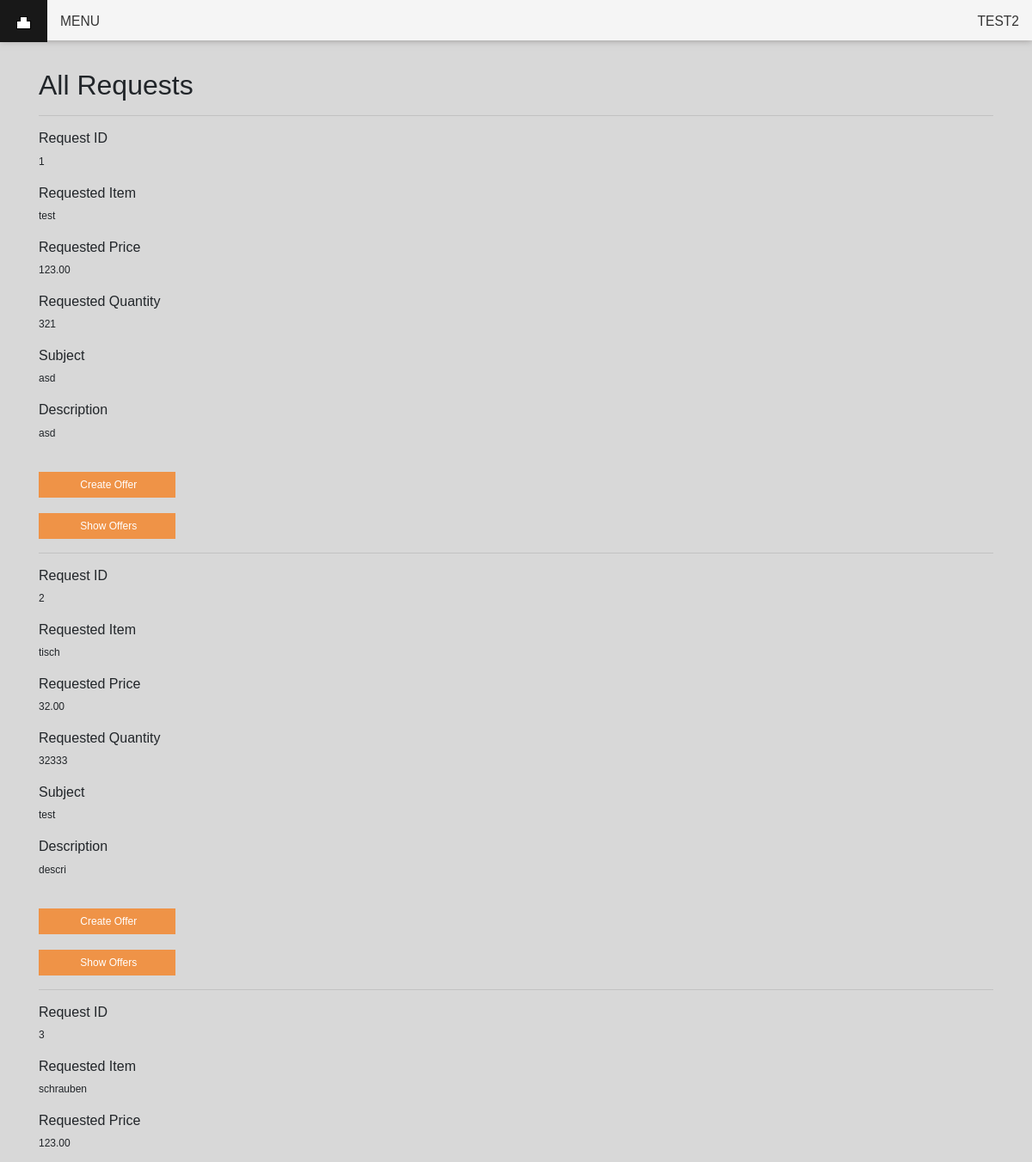
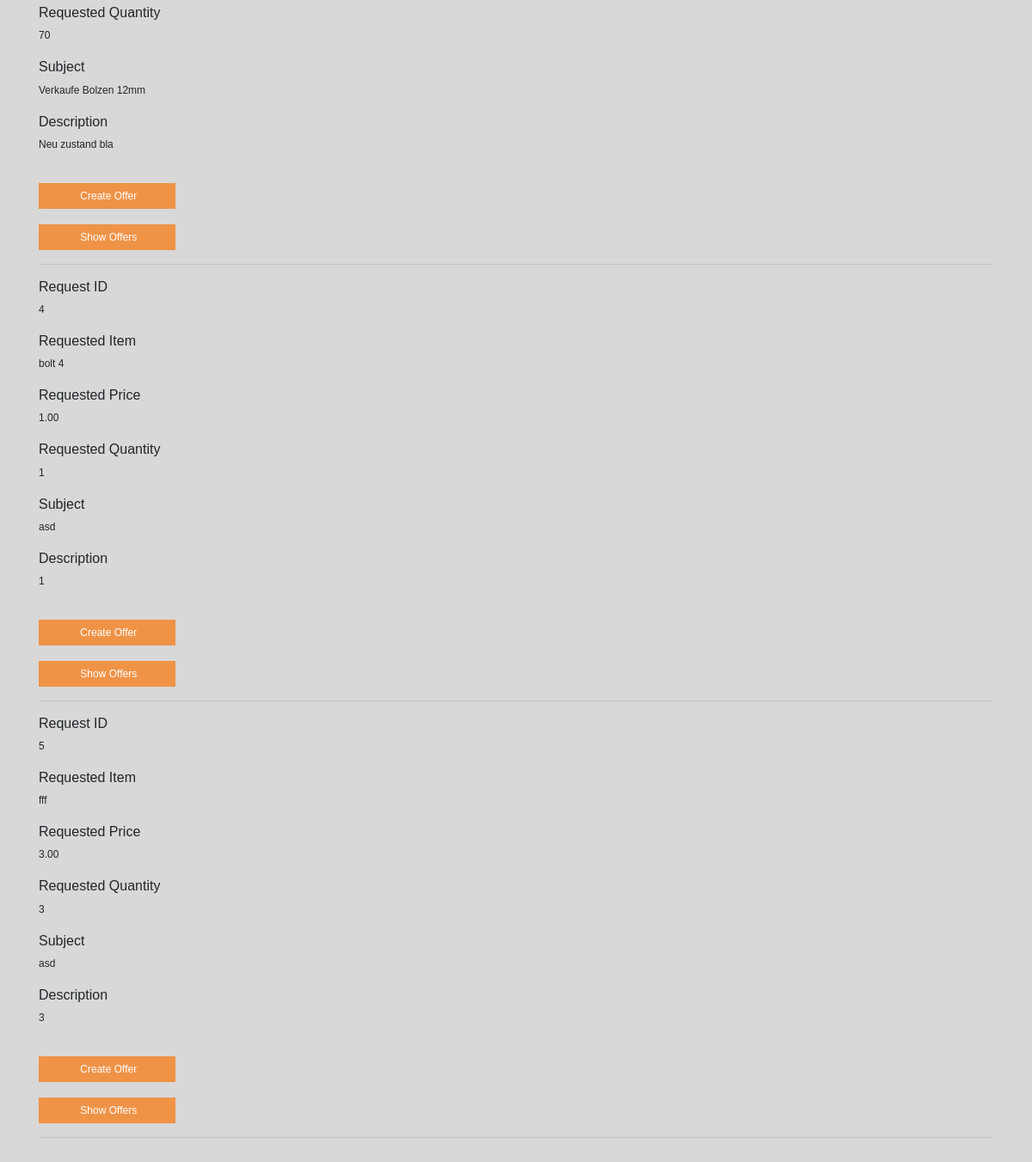
The page /all_requests.php (signed in) on the database its author committed (2 pictures, top to bottom).
### tables this page shows
CREATE TABLE `customer` (
  `id` int(11) NOT NULL,
  `username` varchar(50) NOT NULL,
  `Name` varchar(50) NOT NULL,
  `Surname` varchar(50) NOT NULL,
  `Mail` varchar(50) NOT NULL,
  `Pass` varchar(255) NOT NULL
);

CREATE TABLE `requests` (
  `id` int(11) NOT NULL,
  `c_id` int(11) NOT NULL,
  `Item` varchar(50) NOT NULL,
  `subject` varchar(50) NOT NULL,
  `descr` varchar(255) NOT NULL,
  `timestamp` timestamp NOT NULL DEFAULT CURRENT_TIMESTAMP ON UPDATE CURRENT_TIMESTAMP,
  `price` decimal(20,2) NOT NULL,
  `quantity` int(11) NOT NULL,
  `status` enum('Open','Closed') NOT NULL
);

### func.php (called while the page is built, shortened)
<?php
class USER
{
	private $conn;
	public function __construct()
	{
		$database = new Database();
		$db = $database->dbConnection();
		$this->conn = $db;
    }
	public function runQuery($sql)
	{
		$stmt = $this->conn->prepare($sql);
		return $stmt;
	}
}
?>

### all_requests.php (the view, shortened to what this page needs)
<?php
	require_once("func.php");
	$auth_user = new USER();
	$user_req = new USER();
	$user_id = $_SESSION['user_session'];
	$stmt = $auth_user->runQuery("SELECT * FROM customer WHERE id=:id");
	$stmt->execute(array(":id"=>$user_id));
    $userRow=$stmt->fetch(PDO::FETCH_ASSOC);
?>
<!DOCTYPE html>
<html>
<head>
    <link rel="stylesheet" href="https://maxcdn.bootstrapcdn.com/bootstrap/4.0.0-beta.2/css/bootstrap.min.css">
    <link rel="stylesheet" type="text/css" href="css/default.css" />
</head>
<body>
    <nav>
        <ul id="nav">
            <li class="home"><a href="home.php"><img src="img/home.png"></a></li>
            <li><a href="#s1">Menu</a>
            </li>
            <li class="login"><a href="#6"><?php print($userRow['username']); ?></a>
            </li>
        </ul>
    </nav>
    <div class="signin-form">
	<div class="container">
        <h2 class="form-signin-heading">All Requests</h2><hr />
        <?php
            $stmt = $user_req->runQuery("SELECT * FROM requests");
            $stmt->execute();
            while($userReq=$stmt->fetch(PDO::FETCH_ASSOC)){
                ?><h6> Request ID </h6><?php echo($userReq['id']);  ?> <br /><br />
                <h6> Requested Item </h6><?php echo($userReq['Item']);  ?> <br /><br />
                <h6> Requested Price </h6><?php echo($userReq['price']);  ?> <br /><br />
                <h6> Requested Quantity </h6><?php echo($userReq['quantity']);  ?> <br /><br />
                <h6> Subject </h6><?php echo($userReq['subject']);  ?> <br /><br />
                <h6> Description </h6><?php echo($userReq['descr']);  ?>
                <br />
                <form action="offer.php" method="post" class="form-signin">
                <input type="hidden" class="form-control" name="offer_id" value="<?php echo htmlspecialchars($userReq['id']); ?>"/> <br />
                <input type="hidden" class="form-control" name="offer_item" value="<?php echo htmlspecialchars($userReq['Item']); ?>"/> <br />
                <button type="Search" name="btn-offer">
                    <i class="glyphicon glyphicon-open-file"></i>&nbsp;Create Offer
                </button>
                </form>
                <form action="all_offers.php" method="post" class="form-signin">
                <input type="hidden" class="form-control" name="offer_id" value="<?php echo htmlspecialchars($userReq['id']); ?>"/> <br />
                <button type="Search" name="btn-show">
                    <i class="glyphicon glyphicon-open-file"></i>&nbsp;Show Offers
                </button>
                </form>
                <hr />
                <?php
            }
                ?>
            <br />
    </div>
    </div>
</body>
</html>

### css/default.css (style rules this page uses)
body { font-size: 0.75em; font-family: Helvetica, Arial, Geneva, sans-serif; background-color: #d8d8d8; }
html { height: 100%; }
nav { margin-left: -1%; margin-right: auto; margin-top: auto; width: 100%; }
div.container { height: auto; padding-top: 80px; }
#nav, #nav ul { list-style: none outside none; margin: 0; padding: 0; }
#nav { background-color: #F5F5F5; box-shadow:0 0 .5rem rgba(83,78,76,.5); float: left; margin-left: 1%; margin-right: 1%; position: relative; width: 100%; }
#nav > li { border-bottom: 3px solid transparent; float: left; margin-bottom: -5px; text-align: left; -moz-transition: all 300ms ease-in-out 0s; -ms-transition: all 300ms ease-in-out 0s; -o-transition: all 300ms ease-in-out 0s; -webkit-transition: all 300ms ease-in-out 0s; transition: all 300ms ease-in-out 0s; }
#nav li a { display: block; text-decoration: none; -moz-transition: color 450ms ease-in-out 0s, background-color 450ms ease-in-out 0s; -ms-transition: color 450ms ease-in-out 0s, background-color 450ms ease-in-out 0s; -o-transition: color 450ms ease-in-out 0s, background-color 450ms ease-in-out 0s; -webkit-transition: color 450ms ease-in-out 0s, background-color 450ms ease-in-out 0s; transition: color 450ms ease-in-out 0s, background-color 450ms ease-in-out 0s; white-space: normal; }
#nav > li > a { color: #333333; display: block; font-size: 1.3em; line-height: 49px; padding: 0 15px; text-transform: uppercase; }
#nav li.home > a { background-color: #181818; color: #FFFFFF; }
#nav li.login { border-bottom: 3px solid transparent; float: right; margin-bottom: -5px; text-align: right; -moz-transition: all 300ms ease-in-out 0s; -ms-transition: all 300ms ease-in-out 0s; -o-transition: all 300ms ease-in-out 0s; -webkit-transition: all 300ms ease-in-out 0s; transition: all 300ms ease-in-out 0s; }
button { background-color: rgba(248, 125, 24, 0.753); color:#fff; padding: 6px 45px; cursor:pointer; border: none; }

### rows shown on the page
customer: username "TEST2"
requests: id "1", Item "test", price "123.00", quantity "321", subject "asd", descr "asd"
requests: id "2", Item "tisch", price "32.00", quantity "32333", subject "test", descr "descri"
requests: id "3", Item "schrauben", price "123.00", quantity "70", subject "Verkaufe Bolzen 12mm", descr "Neu zustand bla"
requests: id "4", Item "bolt 4", price "1.00", quantity "1", subject "asd", descr "1"
requests: id "5", Item "fff", price "3.00", quantity "3", subject "asd", descr "3"
